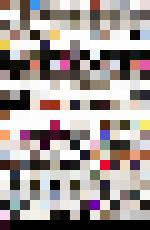
#> input picture photoColors/Instagram/result.jpg, 150 x 230 px
$ python -i dominantColors_IG_photos.py   (imports and definitions only)   (older library calls are emulated)
#> lines starting #> are read from the running program, lines starting #| are printed output that depends on the picture
import os
import struct
import sys
import json
import math
import pandas as pd
from pandas.io.json import json_normalize
from os import listdir
from os.path import isfile, join
from PIL import Image
import numpy as np
import scipy
import scipy.misc
import scipy.cluster
import shutil


# MACROS TOTALMENTE CONFIGURABLES


#########  MACROS TOTALMENTE CONFIGURABLES ###########


# OUTPUT FILE NAME
OUTPUT = "result.jpg"

# Lado del cuadrado básico
SQUARE_SIDE = 10

# Indica si se eliminan los ficheros de cuadrados individuales o no
REMOVE_SQUARES = False
# Indica el nombre de la carpeta donde se van a guardar los cuadrados en caso de que no se eliminen
SQUARES_FOLDER = 'squares'


# Si AUREA == True, el valor de ROW_LEN no importa: Se ignora.
# Si AUREA == False, el valor de ROW_LEN es el que rige el tamaño de la imagen (se ponen tantas imagenes como se indica por fila y se crean las filas necesarias para agotar las imagenes, se rellena con blanco)
AUREA = True
ROW_LEN = 10


# La verdad que no me he parado a entender las funciones por debajo (ni falta que hace)
# Seguramente a mas clusteres mas precision a costa de mas coste computacional, no queremos tampoco demasiada precision I guess.
NUM_CLUSTERS = 3

# MEJOR NO TOCAR
DATA_PATH = "data"

#########################################################


# Crea una imagen auxiliar con el color que se le proporciona.
# La llama como su segundo argumento.
# En el proceso automatico estas imagenes auxiliares se borran despues.
# [85 lines left out: functions createSingleSquareImage, createAllSquares, deleteAuxImages, createWholeImage, not called in this run]


def getDominantColor(imName):
	'''
	Argumentos:
		imName = Nombre de la imagen que se va a analizar
	Retorno:
		Una tupla de dos elementos:
			peak = Codificacion similar a esto [244.00661895   5.01980305   2.19641608] (Creo que es RGB)
			colour = Codificacion de la forma (#b'\xc3\xb4\x05\x02') (Esto ya...)
		Yo no se ver los colores a ojo, maybe tu si.
		NO PIERDAS EL TIEMPO EN ESTA FUNCION SALVO QUE NOTES QUE EFECTIVAMENTE NO ESTA SACANDO EL COLOR DOMINANTE
	'''
#> called with imName = 'result.jpg'
	#print('reading image')
	im = Image.open(imName)
#> im is the input picture: PIL image 150x230 RGB; mean R, G, B 160.4, 151, 148.7
	im = im.resize((150, 150))      # optional, to reduce time
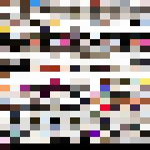
#> im: PIL image 150x150 RGB; mean R, G, B 160.3, 150.9, 148.6
	ar = np.asarray(im)
	im.close()
	shape = ar.shape
#> shape = (150, 150, 3)
#> (the run stopped early here; a loop or call above may not have finished)

$ run again, on photoColors/Instagram/data/photos/201612/1c4cedd721596384a8611138b76fbccc.jpg
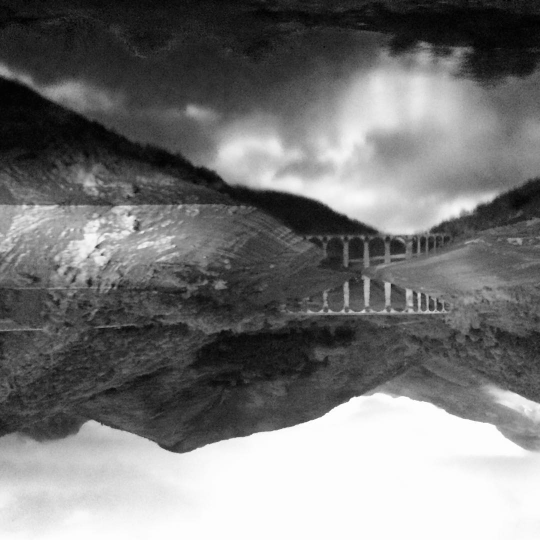
#> input picture photoColors/Instagram/data/photos/201612/1c4cedd721596384a8611138b76fbccc.jpg, 1080 x 1080 px (shown at 1/2 size)
#> in getDominantColor, im is the input picture: PIL image 1080x1080 RGB; min 0, max 255, mean 119
#> in getDominantColor, `im = im.resize((150, 150))`:
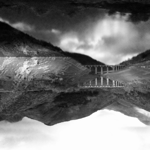
#> im: PIL image 150x150 RGB; min 2, max 255, mean 119

$ run again, on photoColors/Instagram/data/photos/201612/3d5acd74674c47e298d1394e79a2c339.jpg
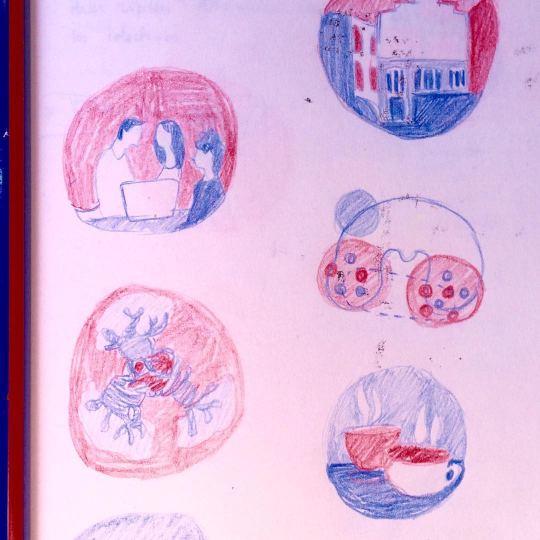
#> input picture photoColors/Instagram/data/photos/201612/3d5acd74674c47e298d1394e79a2c339.jpg, 1080 x 1080 px (shown at 1/2 size)
#> in getDominantColor, im is the input picture: PIL image 1080x1080 RGB; mean R, G, B 216.3, 178, 215.4
#> in getDominantColor, `im = im.resize((150, 150))`:
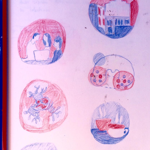
#> im: PIL image 150x150 RGB; mean R, G, B 216.3, 177.9, 215.5
